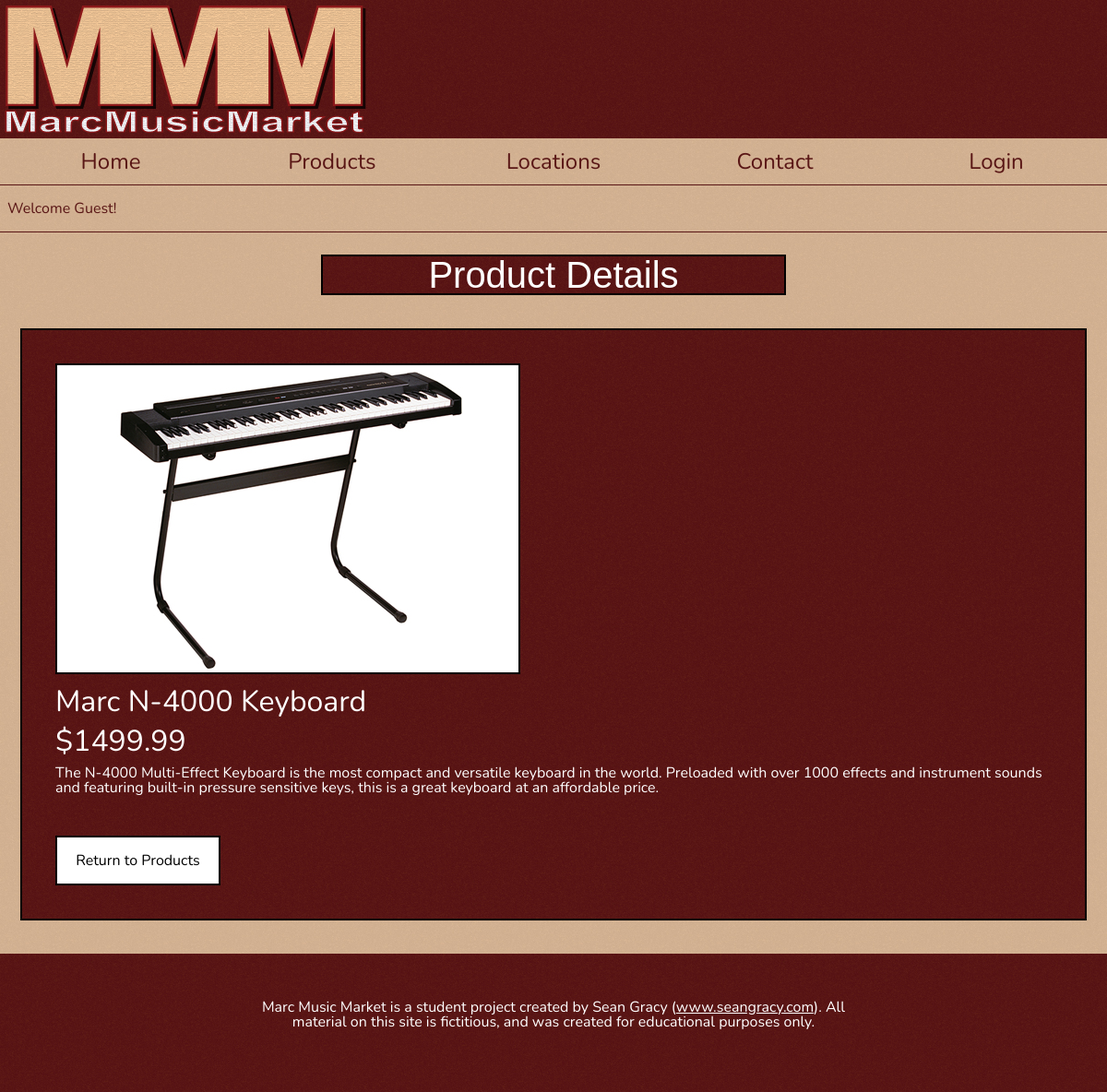
Page /product_details.php?prod_id=63413 on the committed database.
### tables this page shows
CREATE TABLE product_table (
	product_id INT PRIMARY KEY AUTO_INCREMENT,
	product_name CHAR(255),
	product_price DEC(8,2),
	description TEXT,
	product_thumb_img CHAR(75),
	product_large_img CHAR(75),
	type ENUM ("guitar","bass","piano","keyboard","saxaphone","violin","ukulele")
);

### includes/function_library.php (called while the page is built, shortened)
<?php
	function run_my_query($q){
		$mysqli= new mysqli('localhost','root','','act61');
	$results = $mysqli -> query($q) or die('Problem with Query: '.$mysqli -> error);
	return $results;
	}
?>

### product_details.php (the view, shortened to what this page needs)
<?php
$welcome_message = '<li class="userwelcome">Welcome Guest!</li>';
$login="<a class=\"topli\" href=\"login.php\">Login</a>";
include("includes/function_library.php");
$chosen_id = $_GET['prod_id'];
$results = run_my_query("SELECT * FROM product_table WHERE product_id=$chosen_id");
?><!doctype html>
<html>
<head>
    <link rel="stylesheet" href="css/reset.css">
    <link rel="stylesheet" href="css/style.css">
</head>
<body>
	<header>
        <div class="contain">
            <img src="img/logo.png" alt="Marc Music Market">
        </div>
    </header>
	<nav>
		<ul class="clearfix topul">
            <a class="topli" href="index.php">Home</a>
            <a class="topli" href="products.php">Products</a>
            <a class="topli" href="locations.php">Locations</a>
            <a class="topli" href="contact.php">Contact</a>
            <?php echo  $login; ?>
		</ul>
	</nav>
    <section class="section2">
        <ul class="userpanel">
                <?php echo  $welcome_message; ?>
        </ul>
    	<div class="display2">
        	<h3>Product Details</h3>
            <div class="contain">
			<?php
				$results -> data_seek(0);
				while($row = $results -> fetch_assoc()){
					$p_img = $row['product_large_img'];
					$p_name = $row['product_name'];
					$p_price = $row['product_price'];
					$p_desc = $row['description'];
			?>
            <div class="one-product">
                <img src="img/<?php echo $p_img ?>" alt="caption" />
                <h6><?php  echo $p_name ?></h6>
                <h6>$<?php  echo $p_price ?></h6>
				<p><?php  echo $p_desc ?></p>
                <a id="return" href="products.php">Return to Products</a>
            </div>
            <?php
				}
			?>
            </div>
        </div>
    </section>
    <footer>
    	<h6>Marc Music Market is a student project created by Sean Gracy (<a href="http://www.seangracy.com">www.seangracy.com</a>). All material on this site is fictitious, and was created for educational purposes only.</h6>
    </footer>
</body>
</html>

### css/style.css (style rules this page uses)
html { font-size:14px; font-size:100%; font-family: 'Nunito', sans-serif; background-image:url(../img/background-texture.jpg); background-attachment:fixed; }
body { width:100%; margin:0 auto; min-height:800px; }
header { background:url(../img/red-texture.jpg); width:100%; height:150px; margin:0 auto; }
header .contain { max-width:1280px; width:100%; margin:0 auto; }
header img { max-width:400px; width:100%; margin:0 auto; display:block; }
nav { margin:0 auto; max-width:1280px; width:100%; text-align:center; height:50px; background:url(../img/body-texture.jpg); }
.topul { margin:0 auto; width:100%; text-align:center; }
.topli { width:100%; height:50px; color:black; display:block; width:20%; color:#591615; float:left; line-height:50px; font-size:0.8em; transition:background .3s ease, color .3s ease; -webkit-transition:background .3s ease, color .3s ease; }
section { background:url(../img/body-texture.jpg); max-width:1280px; width:100%; margin:0 auto; padding-bottom:3%; overflow:hidden; }
.userpanel { float:none; width:100%; overflow:hidden; color:#591615; height:100px; border-top:1px solid #591615; border-bottom:1px solid #591615; }
.userpanel .userwelcome { float:left; width:135px; display:block; height:50px; line-height:50px; margin:0 0 0 .5em; }
h3 { font-family:Arial, Helvetica, sans-serif; background:url(../img/red-texture.jpg); text-align:center; color:white; max-width:500px; width:100%; margin:2% auto; display:block; font-size:2.5em; border:black solid 2px; }
.one-product { margin:0 auto; background:url(../img/red-texture.jpg); width:90%; padding:3%; margin-top:3%; border:black solid 2px; color:white; }
.one-product img { max-width:500px; width:100%; border:black solid 2px; }
#return { display: block; height: 50px; line-height: 50px; text-align: center; width: 175px; margin: 4% 4% 0 0; border: solid 2px black; background-color:white; color:black; transition:background .3s ease, color .3s ease; -webkit-transition:background .3s ease, color .3s ease; }
h6 { font-size:1.5em; margin-top:1%; margin-bottom:1%; }
footer { height:150px; background:url(../img/red-texture.jpg); }
footer h6 { font-size:1em; text-align:center; color:white; max-width:640px; margin:0 auto; padding-top:50px; }
footer h6 a { color:white; text-decoration:underline; transition:color .5s ease; -webkit-transition:color .5s ease; }
@media screen and (min-width:397px) { .userpanel { height:50px; } }
@media screen and (min-width:600px) { h6 { font-size:2em; } }
@media screen and (min-width:600px) { .topli { font-size:1.5em; } }
@media screen and (min-width:710px) { header img { margin:0; } }

### rows in the picture
product_table: product_large_img (picture), product_name "Marc N-4000 Keyboard", product_price "1499.99", description "The N-4000 Multi-Effect Keyboard is the most compact and versatile keyboard in the world. Preloaded with over 1000 effects and instrument sounds and featuring built-in pressure sensitive keys, this is a great keyboard at an affordable price."
